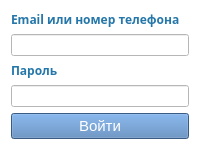
       <widget class="QWidget" name="login" native="true">
        <property name="styleSheet">
         <string notr="true">background-color:rgb(255, 255, 255)</string>
        </property>
        <layout class="QGridLayout" name="notification_1">
         <item row="1" column="0">
          <widget class="QLineEdit" name="lineEdit_username">
           <property name="sizePolicy">
            <sizepolicy hsizetype="Preferred" vsizetype="Fixed">
             <horstretch>0</horstretch>
             <verstretch>20</verstretch>
            </sizepolicy>
           </property>
          </widget>
         </item>
         <item row="3" column="0">
          <widget class="QLineEdit" name="lineEdit_password">
           <property name="sizePolicy">
            <sizepolicy hsizetype="Preferred" vsizetype="Fixed">
             <horstretch>0</horstretch>
             <verstretch>20</verstretch>
            </sizepolicy>
           </property>
          </widget>
         </item>
         <item row="2" column="0">
          <widget class="QLabel" name="label_password">
           <property name="font">
            <font>
             <family>semi 12 Tahoma</family>
             <pointsize>-1</pointsize>
             <weight>75</weight>
             <bold>true</bold>
            </font>
           </property>
           <property name="styleSheet">
            <string notr="true">background-color: rgb(255, 255, 255);
font-size: 12px;
font-family: semi bold &quot;Tahoma&quot;;
font-style: semi bold;
color: rgb(37, 119, 170)</string>
           </property>
           <property name="text">
            <string>Пароль</string>
           </property>
          </widget>
         </item>
         <item row="4" column="0">
          <widget class="QPushButton" name="pushButton_login">
           <property name="styleSheet">
            <string notr="true">font-size: 15px;
font-family: semi bold &quot;Tahoma&quot;;
font-style: semi bold;
color: rgb(255, 255, 255);
background-color: rgb(81, 129, 184)</string>
           </property>
           <property name="text">
            <string>Войти</string>
           </property>
          </widget>
         </item>
         <item row="0" column="0">
          <widget class="QLabel" name="label_username">
           <property name="font">
            <font>
             <family>semi 12 Tahoma</family>
             <pointsize>-1</pointsize>
             <weight>75</weight>
             <bold>true</bold>
            </font>
           </property>
           <property name="styleSheet">
            <string notr="true">background-color: rgb(255, 255, 255);
font-size: 12px;
font-family: semi bold &quot;Tahoma&quot;;
font-style: semi bold;
color: rgb(37, 119, 170)</string>
           </property>
           <property name="text">
            <string>Email или номер телефона</string>
           </property>
          </widget>
         </item>
        </layout>
       </widget>
